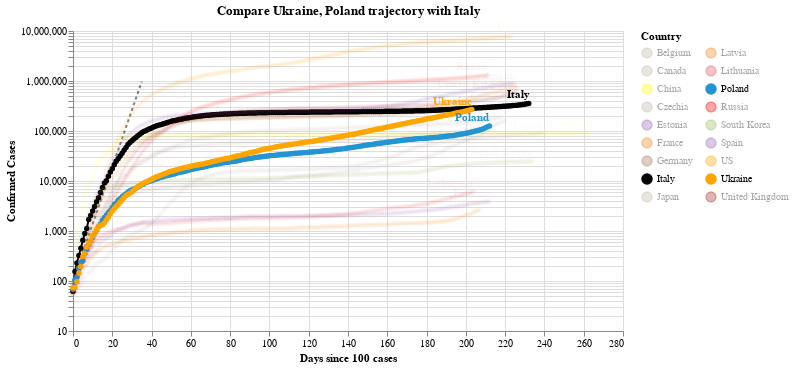

Notebook code for this chart:
### Code cell
#hide_input
chart2 = make_since_chart(dff2, ['Ukraine', 'Poland'], baseline_countries)
chart2

### Figure 1 — Vega-Lite specification as saved in the notebook (floating-point values rounded to 4 significant figures; data arrays with more than 128 entries replaced by an {"elided": "..."} marker saying what was removed)
{"config": {"view": {"continuousWidth": 400, "continuousHeight": 300}}, "layer": [{"data": {"name": "data-628230001892d6798b50651be41d1b3e"}, "mark": {"type": "line", "color": "black", "opacity": 0.5, "strokeDash": [3, 3]}, "encoding": {"x": {"type": "quantitative", "field": "Days since 100 cases"}, "y": {"type": "quantitative", "field": "Confirmed Cases"}}}, {"data": {"name": "data-df327c34a92b376e82c7ad614258568a"}, "mark": {"type": "line", "point": true}, "encoding": {"color": {"type": "nominal", "field": "Country", "legend": {"columns": 2}, "scale": {"domain": ["Belgium", "Canada", "China", "Czechia", "Estonia", "France", "Germany", "Italy", "Japan", "Latvia", "Lithuania", "Poland", "Russia", "South Korea", "Spain", "US", "Ukraine", "United Kingdom"], "range": ["#C1B7AD", "#C1B7AD", "yellow", "#C1B7AD", "#9467bd", "#F58518", "#9D755D", "black", "#C1B7AD", "#F58518", "#E45756", "#2495D3", "red", "#A1BA59", "#9467bd", "orange", "orange", "brown"]}}, "opacity": {"condition": {"value": 1, "selection": "selector003"}, "value": 0.05}, "tooltip": [{"type": "nominal", "field": "Country"}, {"type": "temporal", "field": "Date"}, {"type": "quantitative", "field": "Confirmed Cases"}, {"type": "quantitative", "field": "Days since 100 cases"}], "x": {"type": "quantitative", "field": "Days since 100 cases"}, "y": {"type": "quantitative", "field": "Confirmed Cases", "scale": {"type": "log"}}}, "selection": {"selector003": {"type": "multi", "fields": ["Country"], "bind": "legend", "init": [{"Country": "Ukraine"}, {"Country": "Poland"}, {"Country": "Italy"}]}}, "width": 550}, {"data": {"name": "data-df327c34a92b376e82c7ad614258568a"}, "mark": {"type": "text", "align": "right", "dy": -8, "fontWeight": "bold"}, "encoding": {"color": {"type": "nominal", "field": "Country", "legend": {"columns": 2}, "scale": {"domain": ["Belgium", "Canada", "China", "Czechia", "Estonia", "France", "Germany", "Italy", "Japan", "Latvia", "Lithuania", "Poland", "Russia", "South Korea", "Spain", "US", "Ukraine", "United Kingdom"], "range": ["#C1B7AD", "#C1B7AD", "yellow", "#C1B7AD", "#9467bd", "#F58518", "#9D755D", "black", "#C1B7AD", "#F58518", "#E45756", "#2495D3", "red", "#A1BA59", "#9467bd", "orange", "orange", "brown"]}}, "opacity": {"condition": {"value": 1, "selection": "selector003"}, "value": 0.05}, "text": {"type": "nominal", "field": "Country"}, "tooltip": [{"type": "nominal", "field": "Country"}, {"type": "temporal", "field": "Date"}, {"type": "quantitative", "field": "Confirmed Cases"}, {"type": "quantitative", "field": "Days since 100 cases"}], "x": {"type": "quantitative", "field": "Days since 100 cases"}, "y": {"type": "quantitative", "field": "Confirmed Cases", "scale": {"type": "log"}}}, "transform": [{"filter": "(datum['Date'] >= 1602374400000)"}], "width": 550}], "title": "Compare Ukraine, Poland trajectory with Italy", "$schema": "https://vega.github.io/schema/vega-lite/v4.0.2.json", "datasets": {"data-628230001892d6798b50651be41d1b3e": [{"Days since 100 cases": 0, "Confirmed Cases": 100.0}, {"Days since 100 cases": 1, "Confirmed Cases": 130.0}, {"Days since 100 cases": 2, "Confirmed Cases": 169.0}, {"Days since 100 cases": 3, "Confirmed Cases": 219.7}, {"Days since 100 cases": 4, "Confirmed Cases": 285.6}, {"Days since 100 cases": 5, "Confirmed Cases": 371.3}, {"Days since 100 cases": 6, "Confirmed Cases": 482.7}, {"Days since 100 cases": 7, "Confirmed Cases": 627.5}, {"Days since 100 cases": 8, "Confirmed Cases": 815.7}, {"Days since 100 cases": 9, "Confirmed Cases": 1060.0}, {"Days since 100 cases": 10, "Confirmed Cases": 1379.0}, {"Days since 100 cases": 11, "Confirmed Cases": 1792.0}, {"Days since 100 cases": 12, "Confirmed Cases": 2330.0}, {"Days since 100 cases": 13, "Confirmed Cases": 3029.0}, {"Days since 100 cases": 14, "Confirmed Cases": 3937.0}, {"Days since 100 cases": 15, "Confirmed Cases": 5119.0}, {"Days since 100 cases": 16, "Confirmed Cases": 6654.0}, {"Days since 100 cases": 17, "Confirmed Cases": 8650.0}, {"Days since 100 cases": 18, "Confirmed Cases": 11250.0}, {"Days since 100 cases": 19, "Confirmed Cases": 14620.0}, {"Days since 100 cases": 20, "Confirmed Cases": 19000.0}, {"Days since 100 cases": 21, "Confirmed Cases": 24710.0}, {"Days since 100 cases": 22, "Confirmed Cases": 32120.0}, {"Days since 100 cases": 23, "Confirmed Cases": 41750.0}, {"Days since 100 cases": 24, "Confirmed Cases": 54280.0}, {"Days since 100 cases": 25, "Confirmed Cases": 70560.0}, {"Days since 100 cases": 26, "Confirmed Cases": 91730.0}, {"Days since 100 cases": 27, "Confirmed Cases": 119300.0}, {"Days since 100 cases": 28, "Confirmed Cases": 155000.0}, {"Days since 100 cases": 29, "Confirmed Cases": 201500.0}, {"Days since 100 cases": 30, "Confirmed Cases": 262000.0}, {"Days since 100 cases": 31, "Confirmed Cases": 340600.0}, {"Days since 100 cases": 32, "Confirmed Cases": 442800.0}, {"Days since 100 cases": 33, "Confirmed Cases": 575600.0}, {"Days since 100 cases": 34, "Confirmed Cases": 748300.0}, {"Days since 100 cases": 35, "Confirmed Cases": 972800.0}], "data-df327c34a92b376e82c7ad614258568a": {"elided": "4011 records"}}}
